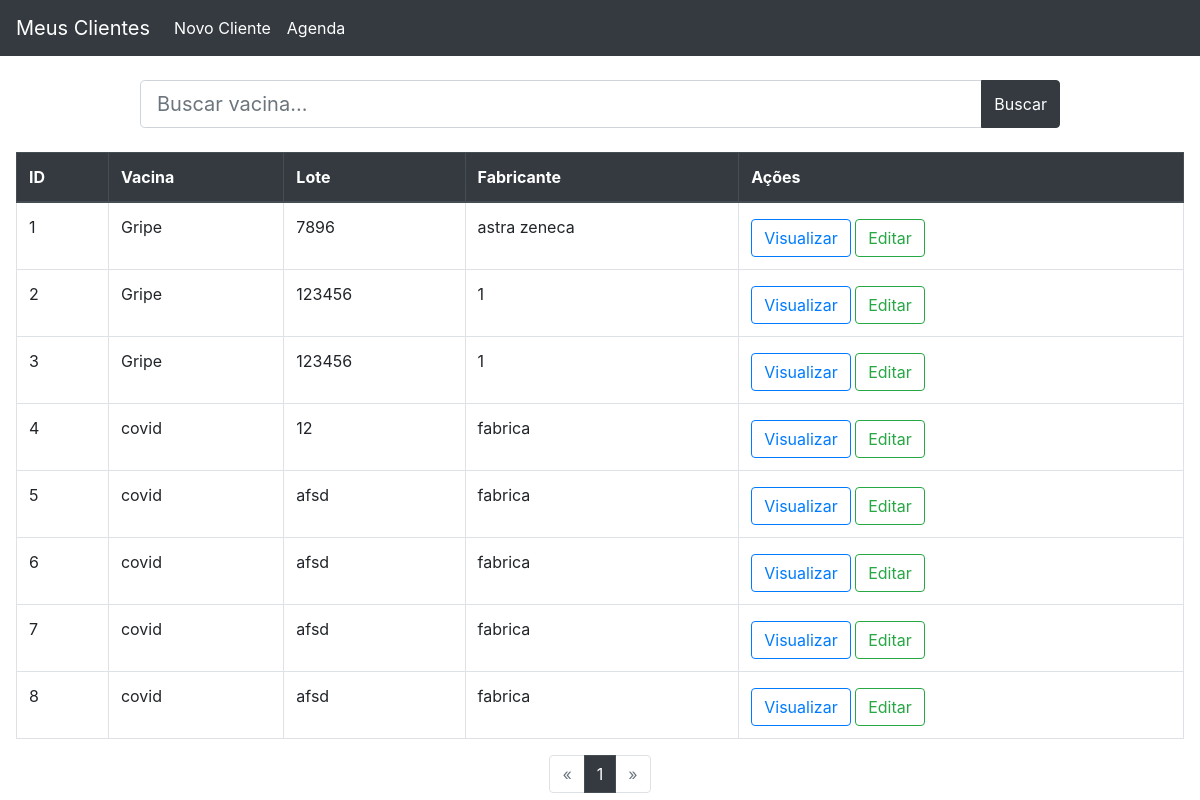
Before: /vacina/listar_vacinas/ with the older database file.
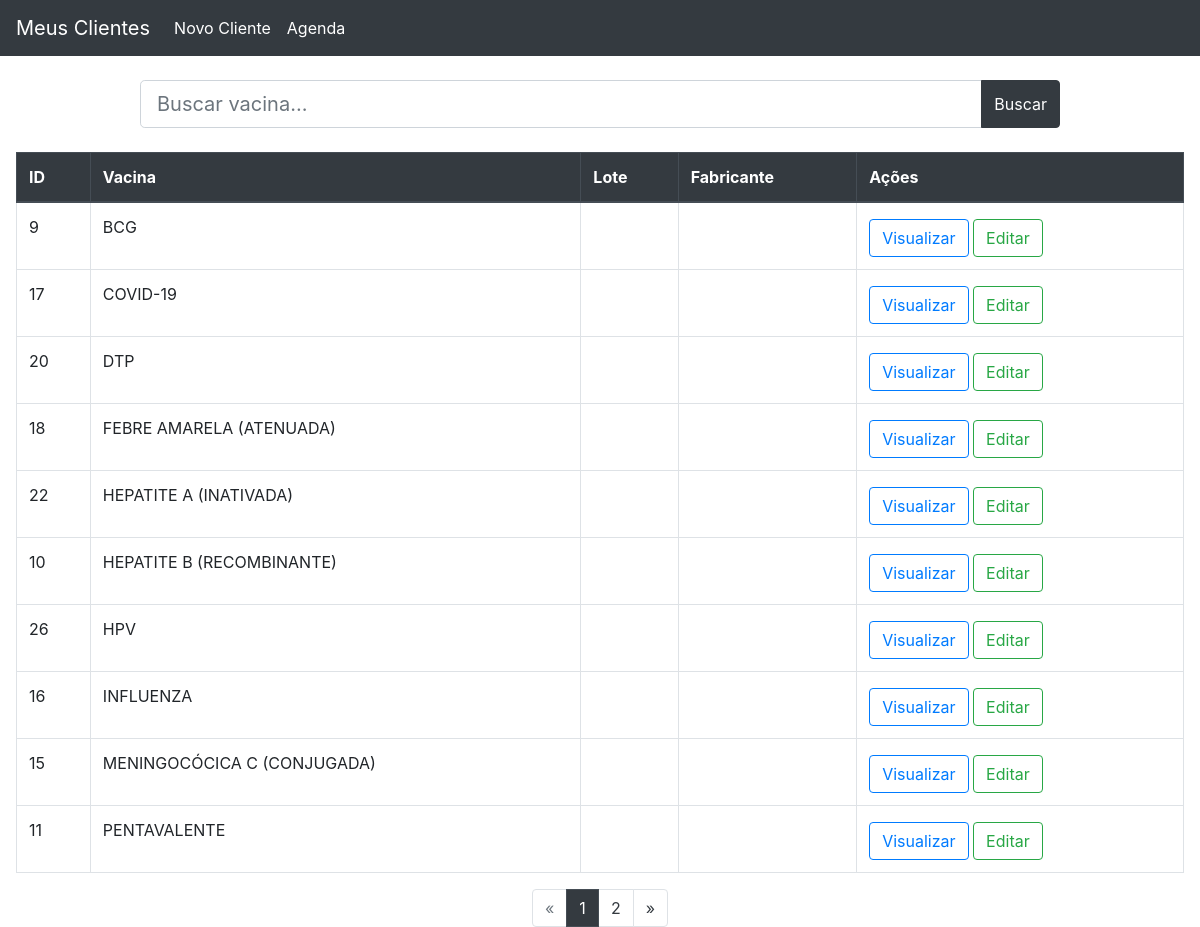
After: the same page with the newer database file.
### vacina/models.py (models this page shows, shortened)
class Vacina(models.Model):
    vacina_nome = models.CharField('Vacina', max_length=250)
    vacina_lote = models.CharField('Lote', max_length=250, blank=True)
    vacina_fabricante = models.CharField('Lote', max_length=250, blank=True)

### vacina/views.py (the view)
# urls.py: path('listar_vacinas/', listar_vacinas, name='listar_vacinas'),
def listar_vacinas(request):
    busca = request.GET.get('busca')
    if busca:
        vacinas_list = Vacina.objects.filter(
            vacina_nome__icontains=busca).order_by('vacina_nome')
    else:
        vacinas_list = Vacina.objects.all().order_by('vacina_nome')
    paginacao = Paginator(vacinas_list, 10)
    pagina = request.GET.get('page')
    vacinas = paginacao.get_page(pagina)
    context = {
        'vacinas': vacinas
    }
    return render(request, 'vacina/listar_vacinas.html', context)

### templates/vacina/listar_vacinas.html (shortened to what this page needs)
{% extends "base.html" %}
{% block main %}
<div class="container" id="areabusca">
	<div class="row justify-content-center mb-4 mt-4">
		<div class="col-10">
			<form>
				<div class="input-group">
					<input type="text" class="form-control form-control-lg" name="busca" id="busca" type="text"
						placeholder="Buscar vacina..." value="{{ request.GET.busca }}">
					<div class="input-group-append">
						<button class="btn btn-dark" type="submit"> Buscar</button>
					</div>
				</div>
			</form>
		</div>
	</div>
</div>
<div class="table-responsive-md">
	<table class="table table-hover table-bordered">
		<thead class="thead-dark">
			<tr>
				<th scope="col">ID</th>
				<th scope="col">Vacina</th>
				<th scope="col">Lote</th>
				<th scope="col">Fabricante</th>
				<th scope="col">Ações</th>
			</tr>
		</thead>
		<tbody>
			{% for vacina in vacinas %}
			<tr>
				<td>{{ vacina.id }} </th>
				<td>{{ vacina.vacina_nome }} </th>
				<td>{{ vacina.vacina_lote }} </td>
				<td>{{ vacina.vacina_fabricante }} </td>
				<td>
					<a href=" {% url "visualizar_vacina" vacina.pk %}" class="btn btn-outline-primary mt-1" >  Visualizar </a>
					<a href="{% url "editar_vacina" vacina.id %} " class="btn btn-outline-success mt-1">  Editar </a>
				</td>
			</tr>
			{% endfor %}
		</tbody>
	</table>
</div>
<nav>
	<ul class="pagination justify-content-center">
		{% if vacinas.has_previous %}
		<li class="page-item">
			<a class="page-link"
				href="?page={{ vacinas.previous_page_number }}{% if request.GET.busca %}&busca={{ request.GET.busca }}{% endif %}"
				aria-label="Anterior">
				<span aria-hidden="true">&laquo;</span>
			</a>
		</li>
		{% else %}
		<li class="page-item disabled">
			<a class="page-link" aria-label="Anterior">
				<span aria-hidden="true">&laquo;</span>
			</a>
		</li>
		{% endif %}
		{% for num in vacinas.paginator.page_range %}
		{% if vacinas.number == num %}
		<li class="page-item active"><a class="page-link" href="#">{{ num }}</a></li>
		{% else %}
		<li class="page-item"><a class="page-link"
				href="?page={{ num }}{% if request.GET.busca %}&busca={{ request.GET.busca }}{% endif %}">{{ num }}</a>
		</li>
		{% endif %}
		{% endfor %}
		{% if vacinas.has_next %}
		<li class="page-item">
			<a class="page-link"
				href="?page={{ vacinas.next_page_number }}{% if request.GET.busca %}&busca={{ request.GET.busca }}{% endif %}"
				aria-label="Next">
				<span aria-hidden="true">&raquo;</span>
			</a>
		</li>
		{% else %}
		<li class="page-item disabled">
			<a class="page-link" aria-label="Next">
				<span aria-hidden="true">&raquo;</span>
			</a>
		</li>
		{% endif %}
	</ul>
</nav>
{% endblock main %}

### templates/base.html (shortened to what this page needs)
{% load static %}
<!DOCTYPE html>
<html lang="pt-br">
<head>
    <link rel="stylesheet" href="https://stackpath.bootstrapcdn.com/bootstrap/4.5.0/css/bootstrap.min.css">
    <link rel="stylesheet" href="{% static 'css/style.css' %}">
</head>
<body>
    <nav class="navbar navbar-expand-lg navbar-dark bg-dark">
        <a  href=" " class="navbar-brand"> Meus Clientes </a>
        <div class="collapse navbar-collapse" id="menu">
          <ul class="navbar-nav mr-auto">
            <li class="nav-item active">
              <a class="nav-link" href=" "> </i> Novo Cliente </a>
            </li>
            <li class="nav-item active">
              <a class="nav-link" href=" "> </i> Agenda </a>
            </li>
          </ul>
        </div>
      </nav>
    <main class="mx-3 my-3">
        {% block main %}
        {% endblock %}
    </main>
</body>
</html>

### static/css/style.css (style rules this page uses)
html, body { height: 100%; }
.pagination > li > a { background-color: white; color: #343a40; }
.pagination > .active > a { color: white; background-color: #343a40 !Important;; border-color: #454d55 !Important;; }

Changed rows visible on the page:
removed Vacina: id "1", vacina_nome "Gripe", vacina_lote "7896", vacina_fabricante "astra zeneca"
removed Vacina: id "2", vacina_nome "Gripe", vacina_lote "123456", vacina_fabricante "1"
removed Vacina: id "3", vacina_nome "Gripe", vacina_lote "123456", vacina_fabricante "1"
removed Vacina: id "4", vacina_nome "covid", vacina_lote "12", vacina_fabricante "fabrica"
removed Vacina: id "5", vacina_nome "covid", vacina_lote "afsd", vacina_fabricante "fabrica"
removed Vacina: id "6", vacina_nome "covid", vacina_lote "afsd", vacina_fabricante "fabrica"
removed Vacina: id "7", vacina_nome "covid", vacina_lote "afsd", vacina_fabricante "fabrica"
removed Vacina: id "8", vacina_nome "covid", vacina_lote "afsd", vacina_fabricante "fabrica"
added Vacina: id "9", vacina_nome "BCG"
added Vacina: id "17", vacina_nome "COVID-19"
added Vacina: id "20", vacina_nome "DTP"
added Vacina: id "18", vacina_nome "FEBRE AMARELA (ATENUADA)"
added Vacina: id "22", vacina_nome "HEPATITE A (INATIVADA)"
added Vacina: id "10", vacina_nome "HEPATITE B (RECOMBINANTE)"
added Vacina: id "26", vacina_nome "HPV"
added Vacina: id "16", vacina_nome "INFLUENZA"
added Vacina: id "15", vacina_nome "MENINGOCÓCICA C (CONJUGADA)"
added Vacina: id "11", vacina_nome "PENTAVALENTE"
Other visible differences:
new list line: "2"
